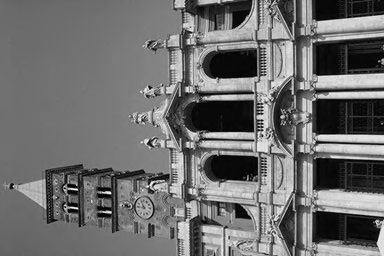
#> input picture 01_Fundamentals/src/images/72.png, 384 x 256 px, found by its file name
$ python hist_equa.py   (Python 2 division)
#> lines starting #> are read from the running program, lines starting #| are printed output that depends on the picture
#!/usr/bin/env python
# -*- coding:utf-8 -*-
import numpy as np
from PIL import Image
import matplotlib.pyplot as plt


def equalize_hist(input_img):
    """
    Do histogram equalization on the input image and
    return the equalized result.
    """
    height, width = input_img.shape
    output_img = np.zeros_like(input_img)

    bin_counts = gen_histogram(input_img)
    cnt_len = float(height * width)
    sk = []
    cnt_sum = 0
    for item in bin_counts:
        cnt_sum += item
        sk.append(cnt_sum / cnt_len)

    for row in xrange(height):
        for col in xrange(width):
            output_img[row][col] = int(255 * sk[input_img[row][col]])

    return output_img


def gen_histogram(img):
    """
    Count up the number of per gray level value in the given image and
    return it as a list.
    """
    bin_counts = []
    for idx in xrange(256):
        bin_counts.append(0)
    for item in img.ravel():
        bin_counts[item] += 1
    return bin_counts


def save_histogram(img, img_type="input"):
    """
    Genearte the histogram of the given image and save it to disk
    """
    bin_counts = gen_histogram(img)
    plt.bar(range(256), bin_counts, width=1.0, color="green")

    plt.title("Histogram for %s gray scale image" % img_type)
    # plt.show()
    fig_title = "images/%s_hist.png" % img_type
    plt.savefig(fig_title)
    print "Successfully save histogram %s" % fig_title
    plt.close()


def main():
    # get input image histogram and save it
    input_img = np.array(Image.open('images/72.png').convert('L'))
#> input_img is the input picture: shape (256, 384); min 0, max 255, mean 109.7
    save_histogram(input_img)
#> the loop in gen_histogram, `for item in img.ravel():` made 98304 passes
#> item on passes 1 to 3: 105, 105, 105
#> after the loop in gen_histogram, `for item in img.ravel():`: bin_counts = 256 values, max 3594 at index 112, min 0 at index 240, mean 384
#> in save_histogram, `plt.savefig(fig_title)`:
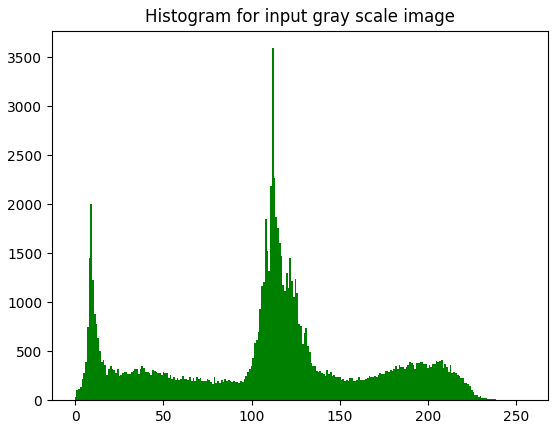
#> figure drawn by matplotlib, 1 panel; tallest bar 3594 high, from x = 111.5 to 112.5
    # equalize the given image and save its histogram
    output_img = equalize_hist(input_img)
#> the loop in gen_histogram (call 2), `for item in img.ravel():` made 98304 passes
#> the loop in equalize_hist, `for item in bin_counts:` made 256 passes
#> (item, cnt_sum) on passes 1 to 3: (36, 36), (101, 137), (111, 248)
#> after the loop in equalize_hist, `for item in bin_counts:`: cnt_sum = 98304; sk = 256 values from 0.000366 to 1
#> after the loop in equalize_hist, `for row in xrange(height):`:
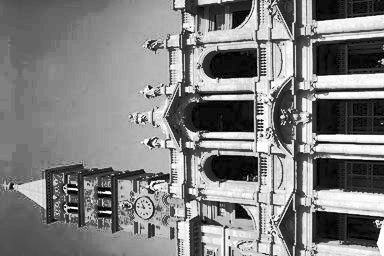
#> output_img: shape (256, 384); min 0, max 255, mean 128.1
    save_histogram(output_img, img_type="output")
#> call 2 of save_histogram, with img_type = 'output'
#> in save_histogram (call 2), `bin_counts = gen_histogram(img)`: bin_counts = 256 values, max 3594 at index 122, min 0 at index 4, mean 384
#> in save_histogram (call 2), `plt.savefig(fig_title)`:
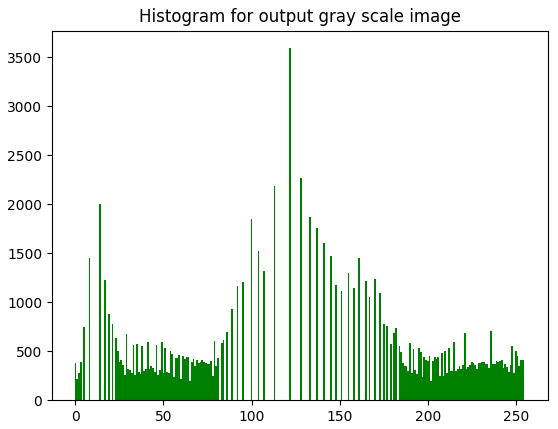
#> figure drawn by matplotlib, 1 panel; tallest bar 3594 high, from x = 121.5 to 122.5
    # save the equalized result to disk
    output_img = Image.fromarray(output_img, 'L')
    output_img.save('images/equalize_72.png')
    print "Successfully save output image"


if __name__ == "__main__":
    main()
